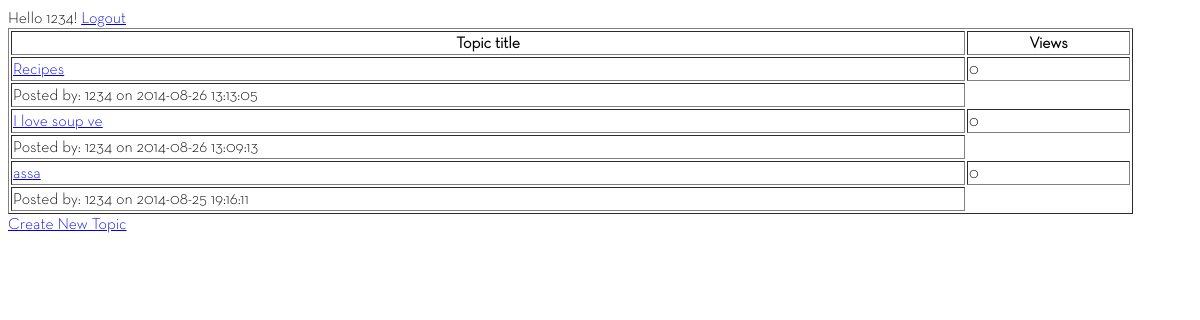
Screenshot of /veiw_category.php?cid=2 (signed in) with the database file from the repository.
### tables this page shows
CREATE TABLE IF NOT EXISTS `topics` (
  `id` int(11) NOT NULL AUTO_INCREMENT,
  `category_id` tinyint(4) NOT NULL,
  `topic_title` varchar(150) NOT NULL,
  `topic_creator` varchar(50) NOT NULL,
  `topic_last_user` int(11) NOT NULL,
  `topic_date` datetime NOT NULL,
  `topic_reply_date` datetime NOT NULL,
  `topic_views` int(11) NOT NULL DEFAULT '0',
  PRIMARY KEY (`id`)
);

### veiw_category.php (the view, shortened to what this page needs)
<?php
require_once 'header.php';
?>
Hello <?php echo $_SESSION['uname'] ?>! <a href="logout.php" >Logout</a>
<?php
if (isset($_SESSION['uname'])) {
	$cid = $_GET['cid'];
	$sql = "SELECT id FROM categories WHERE id='" . $cid . "' LIMIT 1";
	$res = mysql_query($sql) or die(mysql_error());
	if (mysql_num_rows($res) == 1) {
		$sql2 = "SELECT * FROM topics WHERE category_id='" . $cid . "' ORDER BY topic_reply_date DESC";
		$res2 = mysql_query($sql2) or die(mysql_error());
		if(mysql_num_rows($res2) > 0){ ?>
			<table width="95%" border="1">
				<th>Topic title</th><th>Views</th>
			<?php while ($row = mysql_fetch_assoc($res2)) {
				$tid = $row['id'];
				$title = $row['topic_title'];
				$views = $row['topic_views'];
				$date = $row['topic_date'];
				?>
					<tr>
						<td><a href='view_topic.php?cid=<?php echo $cid ?>&tid=<?php echo $tid ?>'>
							<?php echo "$title"; ?></a></td><td><?php echo $views ?></td>
					</tr>
					<tr><td>Posted by: <?php echo $_SESSION['uname']; ?> on <?php echo $date ?> </td> </tr>
		<?php	} ?>
		</table>
		<?php
		echo "<div class='create topic'><a href='create_topic.php?cid=$cid
		'>Create New Topic</a></div>";
		}else{
			echo "<div class='create topic'><p>There are no topics</p><a href='create_topic.php?cid=$cid
		'>Create Topic</a><br/><a href='content.php'>Return</a>
	</div>";
		}
	} else {
		$host = $_SERVER['HTTP_HOST'];
		$uri = rtrim(dirname($_SERVER['PHP_SELF']), '/\\');
		$extra = 'content.php';
		header("Location: http://$host$uri/$extra");
	}
}
?>
<?php
require_once 'footer.php';
?>

### styles/login-styles.css (style rules this page uses)
body { font-family: 'NeutraText-Light', Verdana, sans-serif; }

### rows the page displays
topics: topic_title "Recipes", topic_views "0", topic_date "2014-08-26 13:13:05"
topics: topic_title "I love soup ve", topic_views "0", topic_date "2014-08-26 13:09:13"
topics: topic_title "assa", topic_views "0", topic_date "2014-08-25 19:16:11"

### other values shown
$_SESSION['uname'] "1234"
